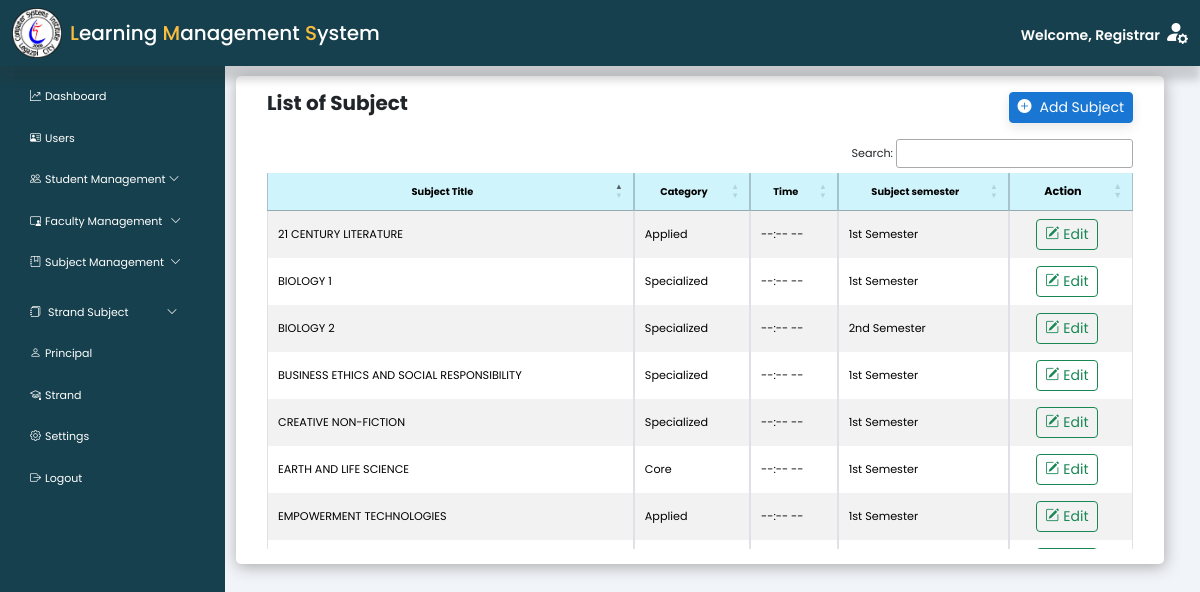
Before: /admin/index.php?page=subject (signed in) with the older database file.
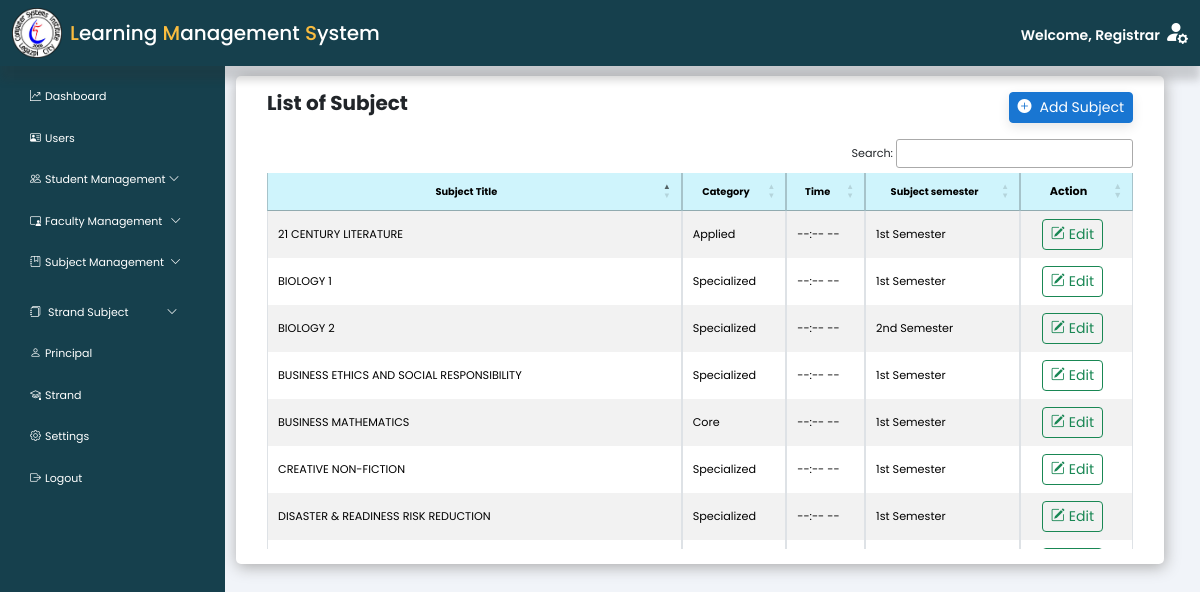
After: the same page with the newer database file.
### tables this page shows
CREATE TABLE `subject` (
  `sub_code` varchar(50) NOT NULL COMMENT 'PRIMARY KEY',
  `sub_title` varchar(200) NOT NULL COMMENT 'SUBJECT NAME',
  `sub_type` varchar(50) NOT NULL,
  `sub_time` varchar(10) DEFAULT NULL,
  `sub_semester` varchar(30) NOT NULL
);

### includes/dbh-inc.php (called while the page is built)
<?php
include "function.php";
$mySQLFunction = new myDataBase(
    "jsftj8ez0cevjz8v.cbetxkdyhwsb.us-east-1.rds.amazonaws.com",
    "dui2ff3pt215060n",
    "y45buvc5ksp80l01",
    "rw73o3ap7n2qe5xr"
);

### includes/function.php (called while the page is built, shortened)
<?php
class myDataBase
{
    private $hostname;
    private $username;
    private $password;
    private $database;
    public $con;
    public function __construct($hostname, $username, $password, $database)
    {
        $this->hostname = $hostname;
        $this->username = $username;
        $this->password = $password;
        $this->database = $database;
    }
    public function connection()
    {
        try {
            if (!$this->con) {
                $this->con = mysqli_connect($this->hostname, $this->username, $this->password, $this->database);
                if ($this->con) {
                    return true;
                } else {
                    return false;
                }
            } else {
                return true;
            }
        } catch (mysqli_sql_exception $e) {
            echo $e;
        }
    }
    public function disconnect()
    {
        if ($this->con) {
            if (mysqli_close($this->con)) {
                $this->con = false;
                return true;
            } else {
                return false;
            }
        } else {
            return true;
        }
    }
    public function getSubject($row = null, $value = null)
    {
        if ($row != null && $value != null) {
            $stmt = $this->con->prepare("SELECT
                `sub_code`,
                `sub_title`,
                `sub_type`,
                `sub_time`,
                `sub_semester`
                FROM `subject`
                WHERE subject.$row = ?");
            $stmt->bind_param("s", $value);
            if ($stmt->execute()) {
                $result = $stmt->get_result();
                $stored = $result->fetch_assoc();
                $stmt->close();
                return $stored;
            } else {
                echo "Error executing query: " . $this->con->error;
                return null;
            }
        } else {
            $sql = "SELECT
                `sub_code`,
                `sub_title`,
                `sub_type`,
                `sub_time`,
                `sub_semester`
                FROM `subject`
                ORDER BY subject.sub_title";
            $result = $this->con->query($sql);
            if ($result) {
                $stored = $result->fetch_all(MYSQLI_ASSOC);
                return $stored;
            } else {
                echo "Error executing query: " . $this->con->error;
                return [];
            }
        }
    }
}

### admin/subject.php (the view, shortened to what the changed rows need)
<?php
 include "../includes/dbh-inc.php";
 ?>
<main class="col-md-9 ms-sm-auto col-lg-10 px-md-4 mt-5 pt-1">
  <div class="container">
    <div class="row">
      <div class="col-12">
        <div class="data-table">
          <div class="table-responsive small ms-3 me-3">
            <table id="subjectList" class="table table-bordered table-striped table-sm align-middle ">
              <thead class="table-info">
                <tr>
                  <th scope="col" class="small text-center">Subject Title</th>
                  <th scope="col" class="small text-center">Category</th>
                  <th scope="col" class="small text-center">Time</th>
                  <th scope="col" class="small text-center">Subject semester</th>
                  <th scope="col" class="text-center">Action</th>
                </tr>
              </thead>
              <tbody>
                <?php
                 $mySQLFunction->connection();
                 $result = $mySQLFunction->getSubject();
                 if (!empty($result)) {
                   foreach ($result as $row) {
                     echo '<tr>';
                     echo '<td>' . $row["sub_title"] . '</td>';
                     echo '<td>' . ucwords(strtolower($row["sub_type"])) . '</td>';
                     echo '<td>' . $row["sub_time"] . '</td>';
                     echo '<td>' . $row["sub_semester"] . '</td>';
                     echo '
                       <td class="d-flex justify-content-center">
                         <button class="btn btn-sm btn-outline-success me-2" data-bs-toggle="modal" data-bs-target="#edit_subject' . $row['sub_code'] . '">
                           <i class="bi bi-pencil-square me-1"></i>Edit
                         </button>
                       </td>
                       ';
                     echo '</tr>';
                   }
                 } else {
                   echo '<tr>
                               <td colspan="10" class="text-center">Empty subject.<br>
                               </td>
                             </tr>';
                 }
                 echo '</tbody>';
                 echo '</table>';
                 ?>
          </div>
        </div>
      </div>
    </div>
  </div>
</main>

Changed rows visible on the page:
no longer on this page (row unchanged): subject: sub_title "EARTH AND LIFE SCIENCE", sub_type "Core", sub_time "--:-- --", sub_semester "1st Semester"
no longer on this page (row unchanged): subject: sub_title "EMPOWERMENT TECHNOLOGIES", sub_type "Applied", sub_time "--:-- --", sub_semester "1st Semester"
added subject: sub_title "BUSINESS MATHEMATICS", sub_type "Core", sub_time "--:-- --", sub_semester "1st Semester"
added subject: sub_title "DISASTER & READINESS RISK REDUCTION", sub_type "Specialized", sub_time "--:-- --", sub_semester "1st Semester"
